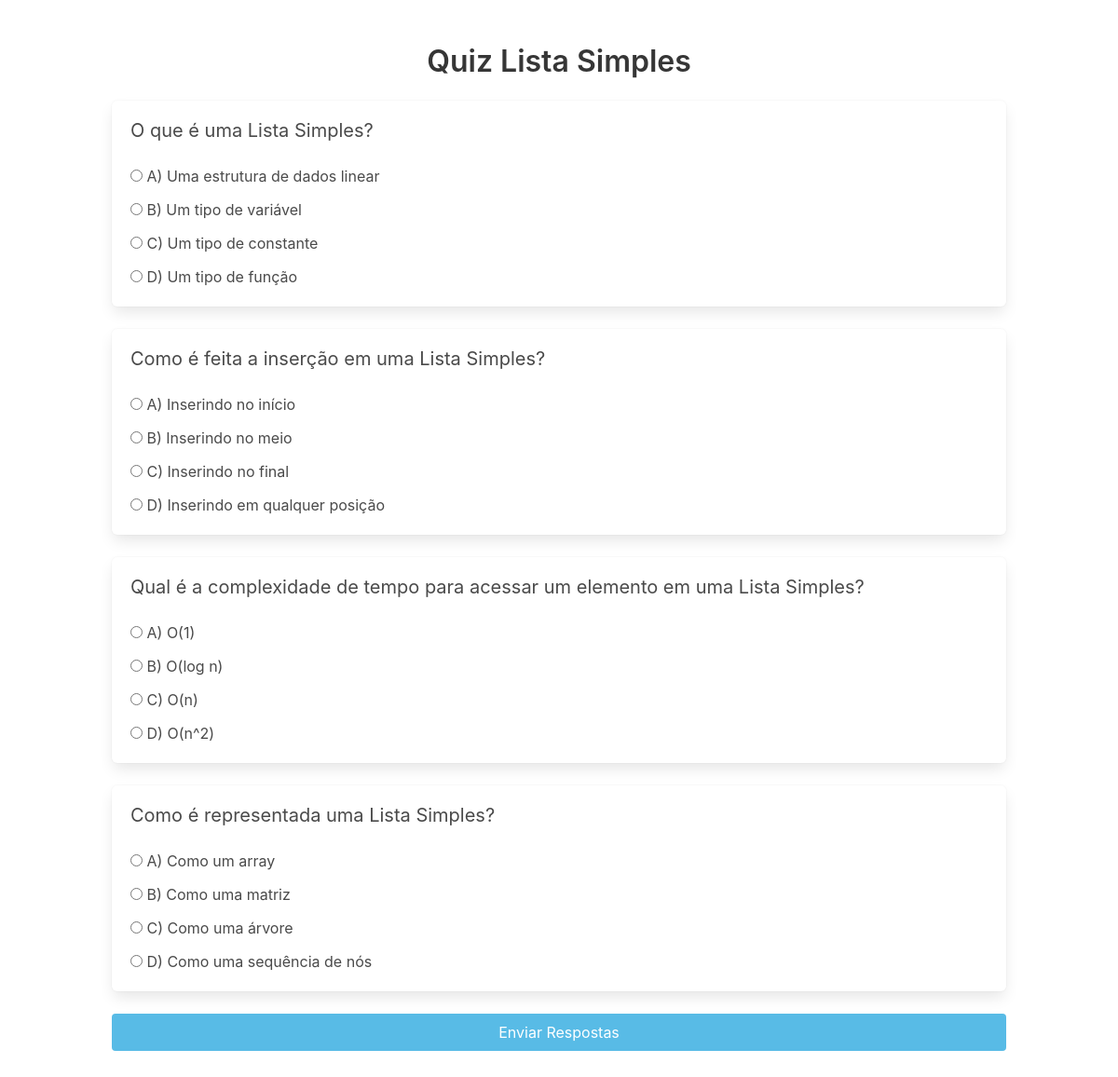
The page /quiz/quizListaSimples.php on the database its author committed.
### tables this page shows
CREATE TABLE questions (
    id INT PRIMARY KEY AUTO_INCREMENT,
    class_id INT,
    question VARCHAR(255) NOT NULL,
    a VARCHAR(255) NOT NULL,
    b VARCHAR(255) NOT NULL,
    c VARCHAR(255) NOT NULL,
    d VARCHAR(255) NOT NULL,
    correct CHAR(1) NOT NULL,
    tip VARCHAR(255) NOT NULL,
    FOREIGN KEY (class_id) REFERENCES class(id) ON DELETE CASCADE
);

### funcoes/Model/Database.php (called while the page is built, shortened)
<?php
class Database
{
    private $host;
    private $user;
    private $password;
    private $database;
    public function __construct($host, $user, $password, $database)
    {
        $this->host = $host;
        $this->user = $user;
        $this->password = $password;
        $this->database = $database;
    }
    public function connect()
    {
        return mysqli_connect($this->host, $this->user, $this->password, $this->database);
    }
    public function getQuestions($classId)
    {
        $conn = $this->connect();
        $sql = "SELECT * FROM questions WHERE class_id = " . $classId;
        $result = $conn->query($sql);
        return $result;
    }
}

### funcoes/Controller/Controller.php (called while the page is built, shortened)
<?php
require_once(__DIR__ . "/../Model/Database.php");
require_once(__DIR__ . "/../Model/Question.php");
class Controller
{
    private $database;
    public function __construct()
    {
        $this->database = new Database("127.0.0.1", "root", "", "estruturadados");
    }
    public function getQuestions($classId)
    {
        $result = $this->database->getQuestions($classId);
        $questions = [];
        while ($row = $result->fetch_assoc()) {
            $questions[] = new Question($row['question'], $row['a'], $row['b'], $row['c'], $row['d'], $row['correct'], $row['tip']);
        }
        if (count($questions) > 3) {
            $randomKeys = array_rand($questions, 4);
            $randomQuestions = [];
            foreach ($randomKeys as $key) {
                $randomQuestions[] = $questions[$key];
            }
            return $randomQuestions;
        }
        return $questions;
    }
}

### funcoes/Model/Question.php (called while the page is built, shortened)
<?php
class Question
{
    private $question;
    private $optionA;
    private $optionB;
    private $optionC;
    private $optionD;
    public function __construct($question, $optionA, $optionB, $optionC, $optionD, $correctAnswer, $tip)
    {
        $this->question = $question;
        $this->optionA = $optionA;
        $this->optionB = $optionB;
        $this->optionC = $optionC;
        $this->optionD = $optionD;
    }
    public function getQuestion()
    {
        return $this->question;
    }
    public function getOptionA()
    {
        return $this->optionA;
    }
    public function getOptionB()
    {
        return $this->optionB;
    }
    public function getOptionC()
    {
        return $this->optionC;
    }
    public function getOptionD()
    {
        return $this->optionD;
    }
}
?>

### quiz/quizListaSimples.php (the view, shortened to what this page needs)
<?php
    require_once "../funcoes/Controller/Controller.php";
    $controller = new Controller();
?>
<!DOCTYPE html>
<html lang="pt-BR">
<head>
    <link rel="stylesheet" href="https://cdn.jsdelivr.net/npm/bulma@0.9.3/css/bulma.min.css">
</head>
<body>
<section class="section">
    <div class="container">
        <h1 class="title has-text-centered">Quiz Lista Simples</h1>
        <form method="POST" action="resultadoArrey.php">
            <?php
                $questions = $controller->getQuestions(2);
                foreach($questions as $index => $question) {
                    echo "<div class='box'>";
                    echo "<p class='subtitle'>".$question->getQuestion()."</p>";
                    echo "<div class='field'>";
                    echo "<label class='radio'><input type='radio' name='q$index' value='A'> A) ".$question->getOptionA()."</label>";
                    echo "</div>";
                    echo "<div class='field'>";
                    echo "<label class='radio'><input type='radio' name='q$index' value='B'> B) ".$question->getOptionB()."</label>";
                    echo "</div>";
                    echo "<div class='field'>";
                    echo "<label class='radio'><input type='radio' name='q$index' value='C'> C) ".$question->getOptionC()."</label>";
                    echo "</div>";
                    echo "<div class='field'>";
                    echo "<label class='radio'><input type='radio' name='q$index' value='D'> D) ".$question->getOptionD()."</label>";
                    echo "</div>";
                    echo "</div>";
                }
            ?>
            <div class="field">
                <div class="control">
                    <button type="submit" class="button is-primary is-fullwidth" style="background-color: #58bbe6">Enviar Respostas</button>
                </div>
            </div>
        </form>
    </div>
</section>
</body>
</html>

### rows shown on the page
questions: question "O que é uma Lista Simples?", a "Uma estrutura de dados linear", b "Um tipo de variável", c "Um tipo de constante", d "Um tipo de função"
questions: question "Como é feita a inserção em uma Lista Simples?", a "Inserindo no início", b "Inserindo no meio", c "Inserindo no final", d "Inserindo em qualquer posição"
questions: question "Qual é a complexidade de tempo para acessar um elemento em uma Lista Simples?", a "O(1)", b "O(log n)", c "O(n)", d "O(n^2)"
questions: question "Como é representada uma Lista Simples?", a "Como um array", b "Como uma matriz", c "Como uma árvore", d "Como uma sequência de nós"
